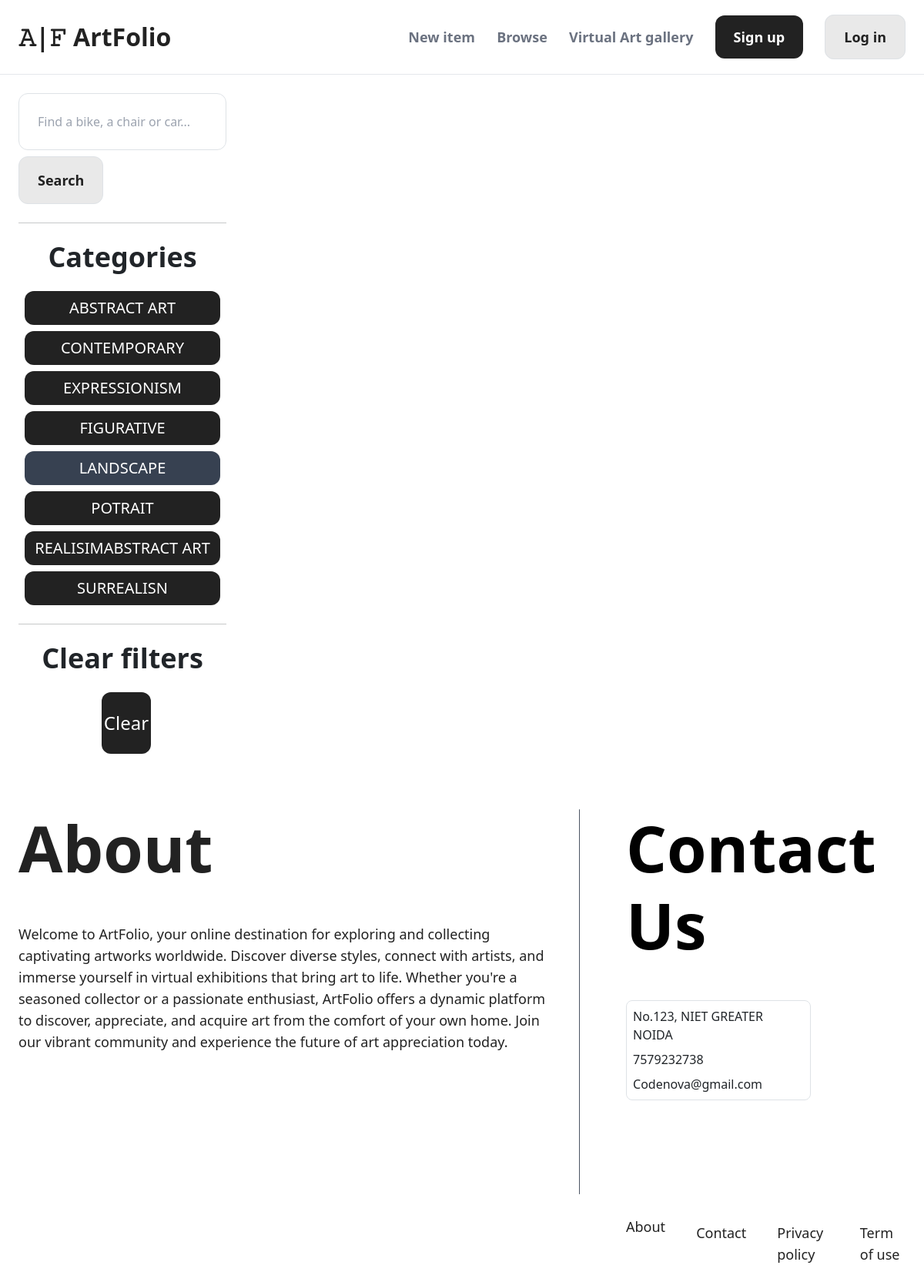
Page /items/?query=&category=6 on the earlier database version.
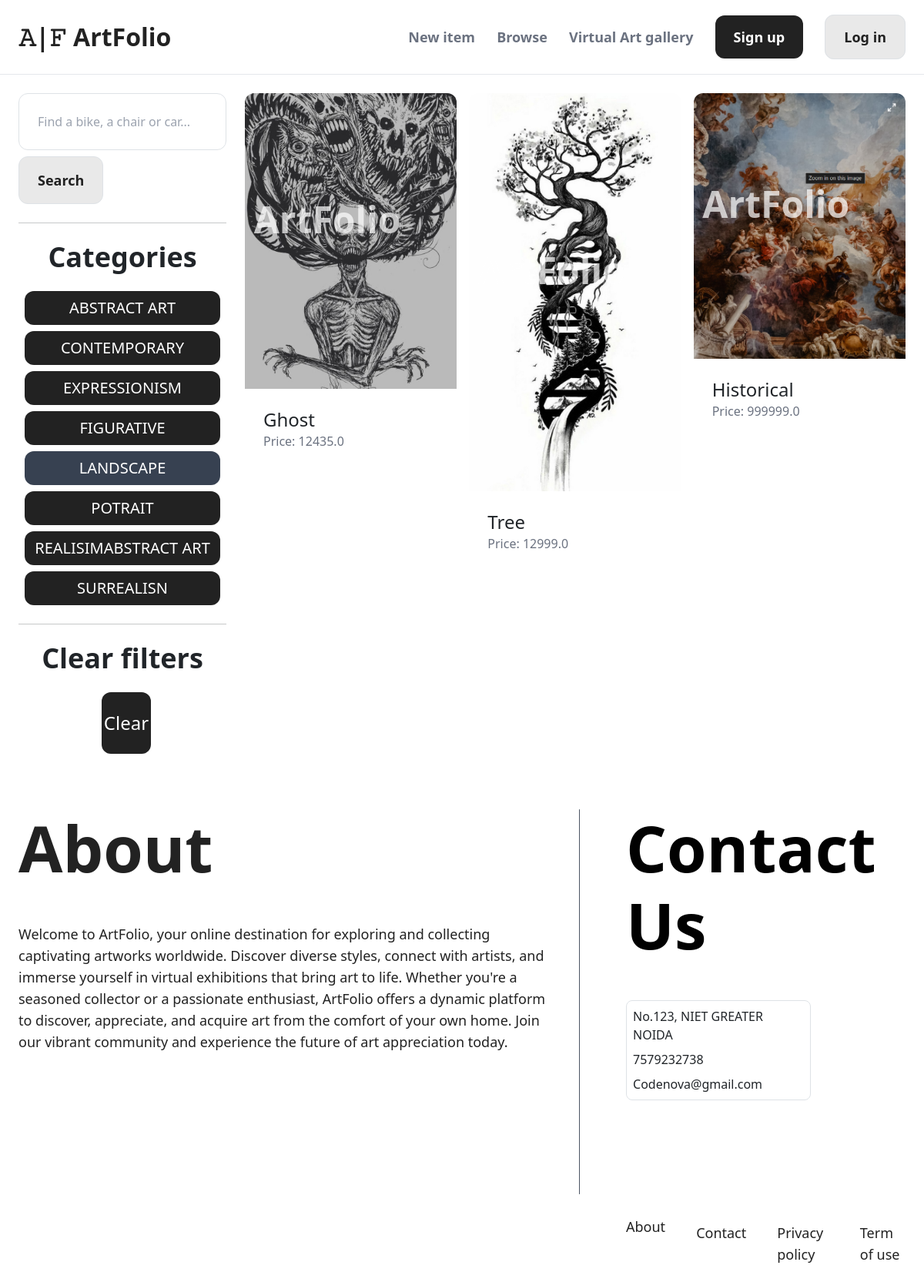
Same page on the later database version.
### item/models.py (models this page shows, shortened)
class Category(models.Model):
    name = models.CharField(max_length=255)
    class Meta:
        ordering = ('name',)
        verbose_name_plural = 'Categories'

class Item(models.Model):
    category = models.ForeignKey(Category, related_name='items', on_delete=models.CASCADE)
    name = models.CharField(max_length=255)
    description = models.TextField(blank=True, null=True)
    price = models.FloatField()
    image = models.ImageField(upload_to='item_images', blank=True, null=True)
    is_sold = models.BooleanField(default=False)
    created_by = models.ForeignKey(User, related_name='items', on_delete=models.CASCADE)
    created_at = models.DateTimeField(auto_now_add=True)

### item/views.py (the view)
# urls.py: path('', views.items, name='items'),
def items(request):
    query = request.GET.get('query', '')
    category_id = request.GET.get('category', 0)
    categories = Category.objects.all()
    items = Item.objects.filter(is_sold=False)
    if category_id:
        items = items.filter(category_id=category_id)
    if query:
        items = items.filter(Q(name__icontains=query) | Q(description__icontains=query))
    return render(request, 'item/items.html', {
        'items': items,
        'query': query,
        'categories': categories,
        'category_id': int(category_id)
    })

### item/templates/item/items.html (shortened to what this page needs)
{% extends 'core/base.html' %}
{% block content %}
    <div class="pb-6 grid grid-cols-4 gap-4">
        <div class="col-span-1">
            <form method="get" action="{% url 'item:items' %}">
                <input name="query" class="w-full py-4 px-6 border rounded-xl" type="text" value="{{ query }}" placeholder="Find a bike, a chair or car...">
                <button class="mt-2 px-6 py-3 text-lg text-[#222222] font-semibold bg-[#E9E9E9] border border-[#222222] rounded-xl hover:bg-[#222222] hover:text-[#E9E9E9] transition-colors duration-500">Search</button>
            </form>
            <hr class="my-6">
            <p class="font-semibold text-4xl text-center mb-4">Categories</p>
            <ul>
                {% for category in categories %}
                    <li class="py-2 px-2 rounded-xl text-center text-xl uppercase m-2 bg-[#222222] text-white ml-2{% if category.id == category_id %} bg-gray-700 {% endif %}">
                        <a href="{% url 'item:items' %}?query={{ query }}&category={{ category.id }}">{{ category.name }}</a>
                    </li>
                {% endfor %}
            </ul>
            <hr class="my-6">
            <p class="font-semibold text-4xl text-center">Clear filters</p>
            <ul>
                <li><a href="{% url 'item:items' %}" class="mt-2 py-4 px-8 inline-block w-[5vw] bg-[#222222] ml-[40%] mt-4 flex justify-center items-center text-2xl rounded-xl text-white">Clear</a>
        </div>
        <div class="col-span-3">
            <div class="grid grid-cols-3 gap-3">
                {% for item in items %}
                    <div>
                        <a href="{% url 'item:detail' item.id %}">
                            <div class="relative">
                                <img src="{{ item.image.url }}" class="rounded-t-xl">
                                <span class="absolute bottom-[50%] right-[25%] text-[#fff] text-5xl font-semibold opacity-70 p-1">ArtFolio</span>
                            </div>
                            <div class="p-6 bg-white rounded-b-xl">
                                <h2 class="text-2xl">{{ item.name }}</h2>
                                <p class="text-gray-500">Price: {{ item.price }}</p>
                            </div>
                        </a>
                    </div>
                {% endfor %}
            </div>
        </div>
    </div>
{% endblock %}

Differences in the rows shown:
added Item: image (picture), name "Ghost", price "12435.0"
added Item: image (picture), name "Tree", price "12999.0"
added Item: image (picture), name "Historical", price "999999.0"
